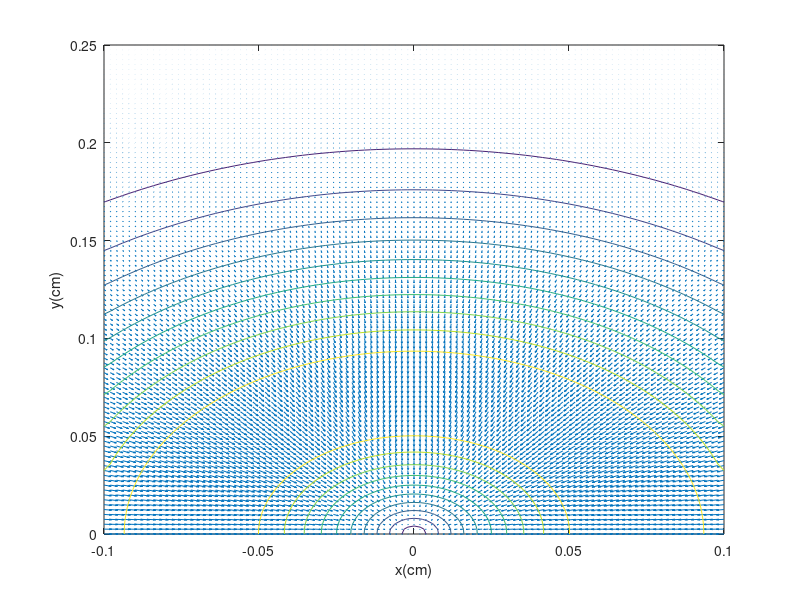
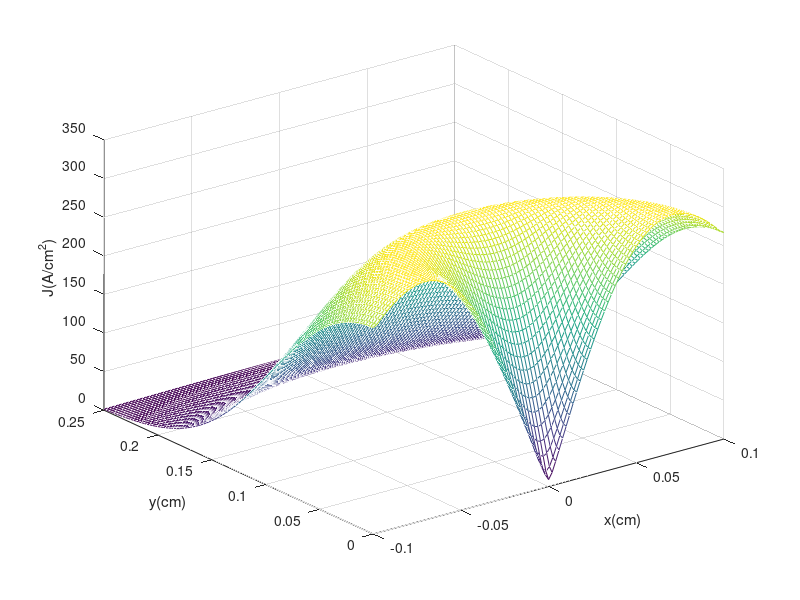

Recreate these plots in MATLAB, in order.
clc;
clear;
close all;

T=300;
W=0.1;
L=0.25;
n0=1*10^18;
a=0.1;
Dn=225;
s=100;
q=1.6*10^(-19);
dx=2*W/s;
dy=L/s;
x=-W:dx:W;
y=0:dy:L;
[X,Y]=meshgrid(x,y);
n=n0*exp(-((X.^2+Y.^2)/(a^2)));
[N_x,N_y]=gradient(n,dx,dy);
J_x=q*Dn*N_x;
J_y=q*Dn*N_y;
J=sqrt((J_x.^2+J_y.^2));
figure(1);
result1=quiver(x,y,J_x,J_y);
xlabel('x(cm)');
ylabel('y(cm)');
hold on;
contour(x,y,J);
figure(2);
h=mesh(x,y,J);
xlabel('x(cm)');
ylabel('y(cm)');
zlabel('J(A/cm^2)');

